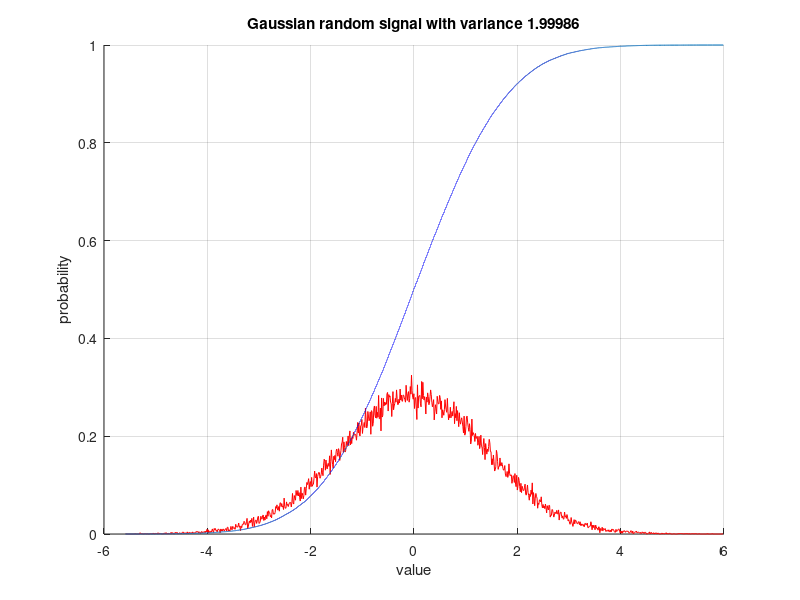

This chart was generated by the following MATLAB code:
clf;
hold on;

% signal
length = 100000;
u = randn(1, length) * sqrt(2);

% probability density function
bins = length / 100;
[pdfy, pdfx] = hist(u, bins);
pdfy = pdfy / length / diff(pdfx(1:2));
plot(pdfx, pdfy, 'r');

% cumulative distribution function
cdfplot(u);

% figure information
xlabel('value');
ylabel('probability');
str = sprintf('Gaussian random signal with variance %g', var(u));
title(str);
